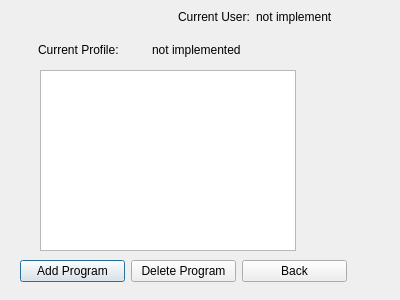
<?xml version="1.0" encoding="UTF-8"?>
<ui version="4.0">
 <class>EditProfile</class>
 <widget class="QDialog" name="EditProfile">
  <property name="geometry">
   <rect>
    <x>0</x>
    <y>0</y>
    <width>400</width>
    <height>300</height>
   </rect>
  </property>
  <property name="windowTitle">
   <string>Dialog</string>
  </property>
  <widget class="QWidget" name="layoutWidget_2">
   <property name="geometry">
    <rect>
     <x>38</x>
     <y>39</y>
     <width>221</width>
     <height>22</height>
    </rect>
   </property>
   <layout class="QHBoxLayout" name="horizontalLayout_2">
    <item>
     <widget class="QLabel" name="currentProfileLabel">
      <property name="text">
       <string>Current Profile:</string>
      </property>
     </widget>
    </item>
    <item>
     <widget class="QLabel" name="showCurrentProfileLabel">
      <property name="text">
       <string>not implemented</string>
      </property>
     </widget>
    </item>
   </layout>
  </widget>
  <widget class="QWidget" name="layoutWidget">
   <property name="geometry">
    <rect>
     <x>178</x>
     <y>9</y>
     <width>153</width>
     <height>15</height>
    </rect>
   </property>
   <layout class="QHBoxLayout" name="horizontalLayout">
    <item>
     <widget class="QLabel" name="currentUserLabel">
      <property name="text">
       <string>Current User:</string>
      </property>
     </widget>
    </item>
    <item>
     <widget class="QLabel" name="showUsernameLabel">
      <property name="text">
       <string>not implemented</string>
      </property>
     </widget>
    </item>
   </layout>
  </widget>
  <widget class="QWidget" name="layoutWidget_3">
   <property name="geometry">
    <rect>
     <x>20</x>
     <y>259</y>
     <width>327</width>
     <height>25</height>
    </rect>
   </property>
   <layout class="QHBoxLayout" name="horizontalLayout_3">
    <item>
     <widget class="QPushButton" name="addProgram">
      <property name="text">
       <string>Add Program</string>
      </property>
     </widget>
    </item>
    <item>
     <widget class="QPushButton" name="deleteProgram">
      <property name="text">
       <string>Delete Program</string>
      </property>
     </widget>
    </item>
    <item>
     <widget class="QPushButton" name="backButton">
      <property name="text">
       <string>Back</string>
      </property>
     </widget>
    </item>
   </layout>
  </widget>
  <widget class="QListView" name="applicationListView">
   <property name="geometry">
    <rect>
     <x>40</x>
     <y>70</y>
     <width>256</width>
     <height>181</height>
    </rect>
   </property>
  </widget>
 </widget>
 <resources/>
 <connections/>
</ui>
